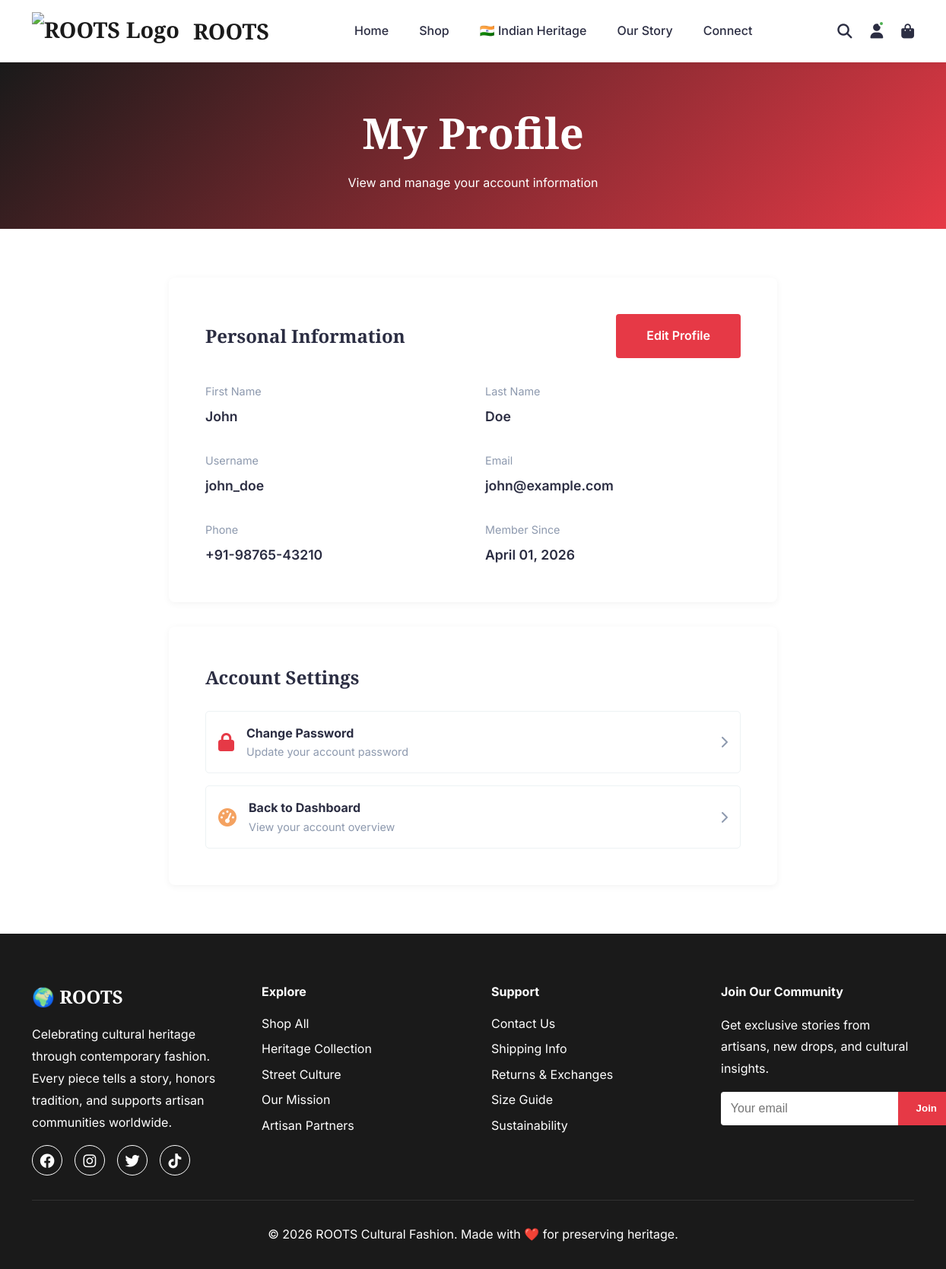
The app's page /user/profile (signed in) with its own data.
### models/__init__.py (models this page shows, shortened)
class User(db.Model):
    __tablename__ = 'users'
    id = db.Column(db.Integer, primary_key=True)
    email = db.Column(db.String(120), unique=True, nullable=False, index=True)
    username = db.Column(db.String(80), unique=True, nullable=False, index=True)
    password_hash = db.Column(db.String(255), nullable=False)
    first_name = db.Column(db.String(50))
    last_name = db.Column(db.String(50))
    phone = db.Column(db.String(20))
    is_active = db.Column(db.Boolean, default=True)
    is_verified = db.Column(db.Boolean, default=False)
    created_at = db.Column(db.DateTime, default=lambda: datetime.now(timezone.utc))
    updated_at = db.Column(db.DateTime, default=lambda: datetime.now(timezone.utc),
                          onupdate=lambda: datetime.now(timezone.utc))
    last_login = db.Column(db.DateTime)
    orders = db.relationship('Order', backref='user', lazy='dynamic')
    addresses = db.relationship('Address', backref='user', lazy='dynamic')

### controllers/user_controller.py (the view)
@user_bp.route('/profile')
@login_required
def profile():
    user = user_service.get_user_profile(session['user_id'])
    return render_template('user/profile.html', user=user)

### app.py (called while the page is built)
@app.after_request
def add_cache_headers(response):
    if request.path.startswith('/static/'):
        response.cache_control.max_age = 2592000
        response.cache_control.public = True
    elif request.endpoint in ['home', 'shop', 'about', 'contact', 'indian_heritage', 'design_gallery']:
        response.cache_control.max_age = 3600
        response.cache_control.public = True
    return response

@app.before_request
def redirect_to_custom_domain():
    if env == 'production':
        if 'indian-heritage-fashion.onrender.com' in request.url:
            new_url = request.url.replace('indian-heritage-fashion.onrender.com', 'www.rootsfashion.in')
            return redirect(new_url, code=301)

@app.context_processor
def inject_now():
    return {'now': datetime.now(timezone.utc)}

@app.context_processor
def inject_user():
    try:
        user_info = {
            'is_authenticated': 'user_id' in session,
            'is_admin': 'admin_id' in session,
            'username': session.get('username') or session.get('admin_username'),
            'user_id': session.get('user_id'),
            'admin_id': session.get('admin_id')
        }
    except RuntimeError:
        user_info = {
            'is_authenticated': False,
            'is_admin': False,
            'username': None,
            'user_id': None,
            'admin_id': None
        }
    return {'current_user': user_info}

### repositories/__init__.py (called while the page is built)
    @staticmethod
    def find_by_id(user_id: int) -> Optional[User]:
        return User.query.get(user_id)

### services/__init__.py (called while the page is built)
    def get_user_profile(self, user_id: int) -> Optional[User]:
        return self.user_repo.find_by_id(user_id)

### templates/user/profile.html (shortened to what this page needs)
{% extends "base.html" %}
{% block content %}
<div class="page-header" style="padding: 3rem 0;">
    <div class="container">
        <h1>My Profile</h1>
        <p>View and manage your account information</p>
    </div>
</div>
<div class="container" style="padding: 4rem 0; max-width: 800px;">
    <div style="background: white; padding: 3rem; border-radius: 8px; box-shadow: 0 2px 10px rgba(0,0,0,0.05); margin-bottom: 2rem;">
        <div style="display: flex; justify-content: space-between; align-items: center; margin-bottom: 2rem;">
            <h2>Personal Information</h2>
            <a href="{{ url_for('user.edit_profile') }}" class="btn btn-primary">Edit Profile</a>
        </div>
        <div style="display: grid; grid-template-columns: 1fr 1fr; gap: 2rem;">
            <div>
                <p style="color: #8d99ae; margin-bottom: 0.5rem; font-size: 0.9rem;">First Name</p>
                <p style="font-weight: 600; font-size: 1.1rem;">{{ user.first_name or 'Not set' }}</p>
            </div>
            <div>
                <p style="color: #8d99ae; margin-bottom: 0.5rem; font-size: 0.9rem;">Last Name</p>
                <p style="font-weight: 600; font-size: 1.1rem;">{{ user.last_name or 'Not set' }}</p>
            </div>
            <div>
                <p style="color: #8d99ae; margin-bottom: 0.5rem; font-size: 0.9rem;">Username</p>
                <p style="font-weight: 600; font-size: 1.1rem;">{{ user.username }}</p>
            </div>
            <div>
                <p style="color: #8d99ae; margin-bottom: 0.5rem; font-size: 0.9rem;">Email</p>
                <p style="font-weight: 600; font-size: 1.1rem;">{{ user.email }}</p>
            </div>
            <div>
                <p style="color: #8d99ae; margin-bottom: 0.5rem; font-size: 0.9rem;">Phone</p>
                <p style="font-weight: 600; font-size: 1.1rem;">{{ user.phone or 'Not set' }}</p>
            </div>
            <div>
                <p style="color: #8d99ae; margin-bottom: 0.5rem; font-size: 0.9rem;">Member Since</p>
                <p style="font-weight: 600; font-size: 1.1rem;">{{ user.created_at.strftime('%B %d, %Y') }}</p>
            </div>
        </div>
    </div>
    <div style="background: white; padding: 3rem; border-radius: 8px; box-shadow: 0 2px 10px rgba(0,0,0,0.05);">
        <h2 style="margin-bottom: 1.5rem;">Account Settings</h2>
        <div style="display: flex; flex-direction: column; gap: 1rem;">
            <a href="{{ url_for('user.change_password') }}" style="padding: 1rem; border: 1px solid #edf2f4; border-radius: 5px; text-decoration: none; color: #2b2d42; display: flex; align-items: center; justify-content: space-between; transition: all 0.3s;">
                <div style="display: flex; align-items: center; gap: 1rem;">
                    <i class="fas fa-lock" style="font-size: 1.5rem; color: #e63946;"></i>
                    <div>
                        <strong>Change Password</strong>
                        <p style="margin: 0; color: #8d99ae; font-size: 0.9rem;">Update your account password</p>
                    </div>
                </div>
                <i class="fas fa-chevron-right" style="color: #8d99ae;"></i>
            </a>
            <a href="{{ url_for('user.dashboard') }}" style="padding: 1rem; border: 1px solid #edf2f4; border-radius: 5px; text-decoration: none; color: #2b2d42; display: flex; align-items: center; justify-content: space-between; transition: all 0.3s;">
                <div style="display: flex; align-items: center; gap: 1rem;">
                    <i class="fas fa-tachometer-alt" style="font-size: 1.5rem; color: #f4a261;"></i>
                    <div>
                        <strong>Back to Dashboard</strong>
                        <p style="margin: 0; color: #8d99ae; font-size: 0.9rem;">View your account overview</p>
                    </div>
                </div>
                <i class="fas fa-chevron-right" style="color: #8d99ae;"></i>
            </a>
        </div>
    </div>
</div>
{% endblock %}

### static/css/style.css (style rules this page uses)
* { margin: 0; padding: 0; box-sizing: border-box; }
:root { --primary-color: #1a1a1a; --secondary-color: #e63946; --accent-color: #f4a261; --text-color: #2b2d42; --light-bg: #fefae0; --white: #ffffff; --gray: #8d99ae; --border-color: #edf2f4; }
body { font-family: 'Inter', 'Segoe UI', sans-serif; line-height: 1.6; color: var(--text-color); }
h1, h2, h3 { font-family: 'Playfair Display', serif; }
.container { max-width: 1200px; margin: 0 auto; padding: 0 20px; }
.btn { display: inline-block; padding: 1rem 2.5rem; text-decoration: none; border: none; cursor: pointer; font-size: 1rem; transition: all 0.3s; font-weight: 600; border-radius: 4px; }
.btn-primary { background: var(--secondary-color); color: var(--white); }
.page-header { background: linear-gradient(135deg, var(--primary-color), var(--secondary-color)); color: var(--white); text-align: center; padding: 5rem 0; }
.page-header h1 { font-size: 3.5rem; margin-bottom: 0.5rem; font-weight: 700; }

### records on screen
User: first_name "John", last_name "Doe", username "john_doe", email "john@example.com", phone "+91-98765-43210", created_at "April 01, 2026"
